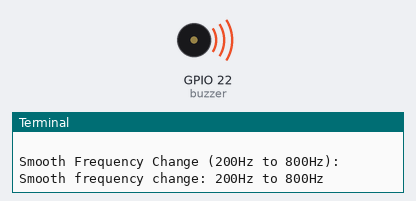
This program was run on a simulated Raspberry Pi (BCM pin numbers). On the bench: buzzer (waves = sounding), the last lines printed to the terminal. At 24.5 s the program stops and its outputs stay as they are.

Above: at 0.1 s.
At 23.2 s:
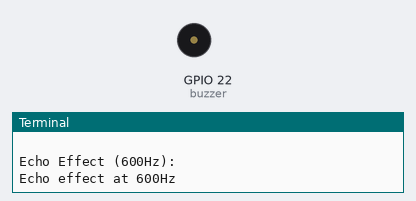
Timing chart, 0 to 24.7 s (numbered marks = the images above):
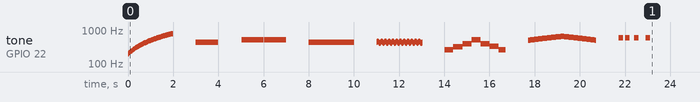

The program:

pwm_smooth_transitions.py
```python
#!/usr/bin/env python3
"""
Smooth Transitions and Effects with PWMOutputDevice
Demonstrates fade effects and smooth frequency changes
"""

from gpiozero import PWMOutputDevice
from time import sleep

# Create buzzer
buzzer = PWMOutputDevice(22)

def smooth_frequency_change(start_freq, end_freq, duration=1.0):
    """Smoothly transition between frequencies"""
    print(f"Smooth frequency change: {start_freq}Hz to {end_freq}Hz")
    steps = 50
    buzzer.value = 0.5
    for i in range(steps):
        freq = start_freq + (end_freq - start_freq) * i / steps
        buzzer.frequency = freq
        sleep(duration / steps)
    buzzer.off()

def play_note_smooth(frequency, duration, volume=0.5):
    """Play note with fade in/out to prevent clicks"""
    print(f"Playing {frequency}Hz with smooth fade")
    buzzer.frequency = frequency

    # Fade in (50ms)
    fade_steps = 10
    for i in range(fade_steps):
        buzzer.value = volume * i / fade_steps
        sleep(0.005)

    # Hold note
    sleep(duration - 0.1)

    # Fade out (50ms)
    for i in range(fade_steps, 0, -1):
        buzzer.value = volume * i / fade_steps
        sleep(0.005)

    buzzer.off()

def volume_swell(frequency, duration=2.0):
    """Create a volume swell effect"""
    print(f"Volume swell at {frequency}Hz")
    buzzer.frequency = frequency
    steps = 30

    # Swell up
    for i in range(steps):
        buzzer.value = i / steps
        sleep(duration / (steps * 2))

    # Swell down
    for i in range(steps, 0, -1):
        buzzer.value = i / steps
        sleep(duration / (steps * 2))

    buzzer.off()

def tremolo(frequency, duration=2.0, rate=10):
    """Create a tremolo effect (volume modulation)"""
    print(f"Tremolo effect at {frequency}Hz")
    buzzer.frequency = frequency
    cycles = int(duration * rate)

    for _ in range(cycles):
        buzzer.value = 0.7
        sleep(1 / (rate * 2))
        buzzer.value = 0.2
        sleep(1 / (rate * 2))

    buzzer.off()

def vibrato(center_freq, duration=2.0, depth=50, rate=6):
    """Create a vibrato effect (frequency modulation)"""
    print(f"Vibrato effect around {center_freq}Hz")
    buzzer.value = 0.5
    steps_per_cycle = 20
    cycles = int(duration * rate)

    for _ in range(cycles):
        # Frequency oscillation
        for i in range(steps_per_cycle):
            import math
            offset = depth * math.sin(2 * math.pi * i / steps_per_cycle)
            buzzer.frequency = center_freq + offset
            sleep(1 / (rate * steps_per_cycle))

    buzzer.off()

def portamento(notes, glide_time=0.1):
    """Play notes with portamento (gliding between pitches)"""
    print("Portamento effect (gliding notes)")
    buzzer.value = 0.5

    for i, freq in enumerate(notes):
        if i == 0:
            buzzer.frequency = freq
            sleep(0.3)
        else:
            # Glide from previous frequency to current
            prev_freq = notes[i-1]
            steps = 20
            for step in range(steps):
                glide_freq = prev_freq + (freq - prev_freq) * step / steps
                buzzer.frequency = glide_freq
                sleep(glide_time / steps)
            sleep(0.3)  # Hold the note

    buzzer.off()

def doppler_effect(duration=3.0):
    """Simulate Doppler effect (passing sound)"""
    print("Doppler effect (passing sound)")
    base_freq = 500
    buzzer.value = 0.5

    # Approaching (frequency increases)
    for i in range(50):
        freq = base_freq * (1 + 0.3 * i / 50)
        volume = 0.1 + 0.4 * i / 50
        buzzer.frequency = freq
        buzzer.value = volume
        sleep(duration / 100)

    # Passing (frequency decreases)
    for i in range(50):
        freq = base_freq * (1.3 - 0.3 * i / 50)
        volume = 0.5 - 0.4 * i / 50
        buzzer.frequency = freq
        buzzer.value = volume
        sleep(duration / 100)

    buzzer.off()

def echo_effect(frequency, echoes=3):
    """Create an echo effect"""
    print(f"Echo effect at {frequency}Hz")

    for i in range(echoes):
        volume = 0.5 * (1 - i / echoes)  # Decreasing volume
        buzzer.frequency = frequency
        buzzer.value = volume
        sleep(0.2)
        buzzer.off()
        sleep(0.1 + i * 0.1)  # Increasing delay

# Demonstration
print("Smooth Transitions and Effects Demonstration")
print("=" * 50)

effects = [
    ("Smooth Frequency Change (200Hz to 800Hz)",
     lambda: smooth_frequency_change(200, 800, 2)),

    ("Smooth Note (440Hz with fade in/out)",
     lambda: play_note_smooth(440, 1.0)),

    ("Volume Swell (523Hz)",
     lambda: volume_swell(523, 2)),

    ("Tremolo Effect (440Hz)",
     lambda: tremolo(440, 2, rate=8)),

    ("Vibrato Effect (440Hz)",
     lambda: vibrato(440, 2, depth=30, rate=6)),

    ("Portamento (Gliding Notes)",
     lambda: portamento([262, 330, 392, 523, 392, 330, 262])),

    ("Doppler Effect (Passing Sound)",
     lambda: doppler_effect(3)),

    ("Echo Effect (600Hz)",
     lambda: echo_effect(600, echoes=4))
]

for name, effect in effects:
    print(f"\n{name}:")
    effect()
    sleep(1)

print("\n" + "=" * 50)
print("Smooth transitions demonstration complete!")
buzzer.off()
```

Measured:
- by itself, tone on GPIO 22 (buzzer): plays 200 Hz for 0.04 s, 212 Hz for 0.04 s, 224 Hz for 0.04 s, 236 Hz for 0.04 s, 248 Hz for 0.04 s, 260 Hz for 0.04 s … (405 notes in this stretch)
